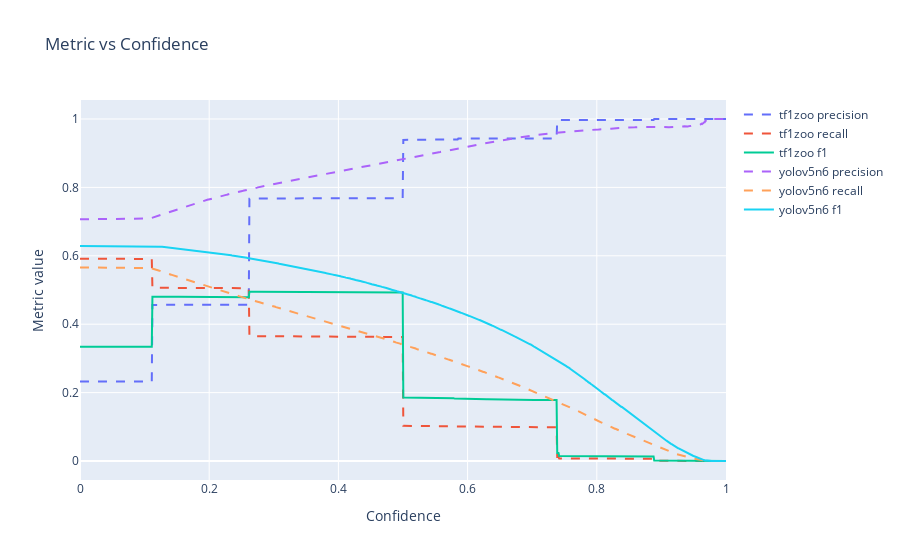

Notebook code cell kept with this figure:
### Code cell
import plotly.graph_objects as go
from detection.utils import get_confidence_metric_vals

# Create traces
fig = go.Figure()
metrics = ['precision', 'recall', 'f1']
for model in models:
    plot_data = get_confidence_metric_vals(
        cocoeval=results[model['name']]['eval'],
        T=0, R=0, K=0, A=0, M=0)
    for metric in metrics:
        fig.add_trace(
            go.Scatter(
                x=plot_data['conf'],
                y=plot_data[metric],
                mode='lines',
                name=f"{model['name'].split('_')[0]} {metric}",
                line=dict(dash=None if metric == 'f1' else 'dash'),
            )
        )

fig.update_layout(
    title="Metric vs Confidence",
    hovermode='x unified',
    xaxis_title="Confidence",
    yaxis_title="Metric value")
fig.show()

### Figure 1 — Plotly figure (JSON) as saved in the notebook; plotly's stock layout.template omitted (floating-point values rounded to 4 significant figures; data arrays with more than 128 entries replaced by an {"elided": "..."} marker saying what was removed)
{"data": [{"line": {"dash": "dash"}, "mode": "lines", "name": "tf1zoo precision", "type": "scatter", "x": {"elided": "1000 float values"}, "y": {"elided": "1000 float values"}}, {"line": {"dash": "dash"}, "mode": "lines", "name": "tf1zoo recall", "type": "scatter", "x": {"elided": "1000 float values"}, "y": {"elided": "1000 float values"}}, {"mode": "lines", "name": "tf1zoo f1", "type": "scatter", "x": {"elided": "1000 float values"}, "y": {"elided": "1000 float values"}}, {"line": {"dash": "dash"}, "mode": "lines", "name": "yolov5n6 precision", "type": "scatter", "x": {"elided": "1000 float values"}, "y": {"elided": "1000 float values"}}, {"line": {"dash": "dash"}, "mode": "lines", "name": "yolov5n6 recall", "type": "scatter", "x": {"elided": "1000 float values"}, "y": {"elided": "1000 float values"}}, {"mode": "lines", "name": "yolov5n6 f1", "type": "scatter", "x": {"elided": "1000 float values"}, "y": {"elided": "1000 float values"}}], "layout": {"hovermode": "x unified", "title": {"text": "Metric vs Confidence"}, "xaxis": {"title": {"text": "Confidence"}}, "yaxis": {"title": {"text": "Metric value"}}}}
